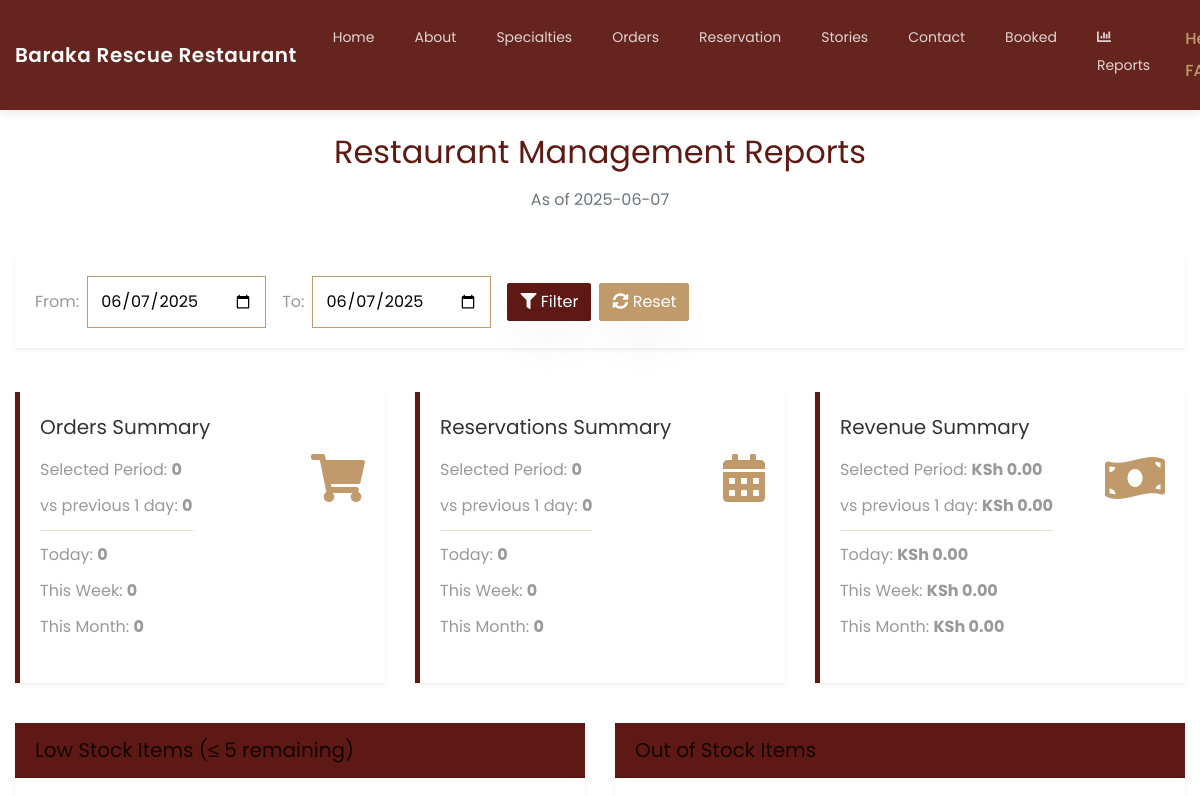
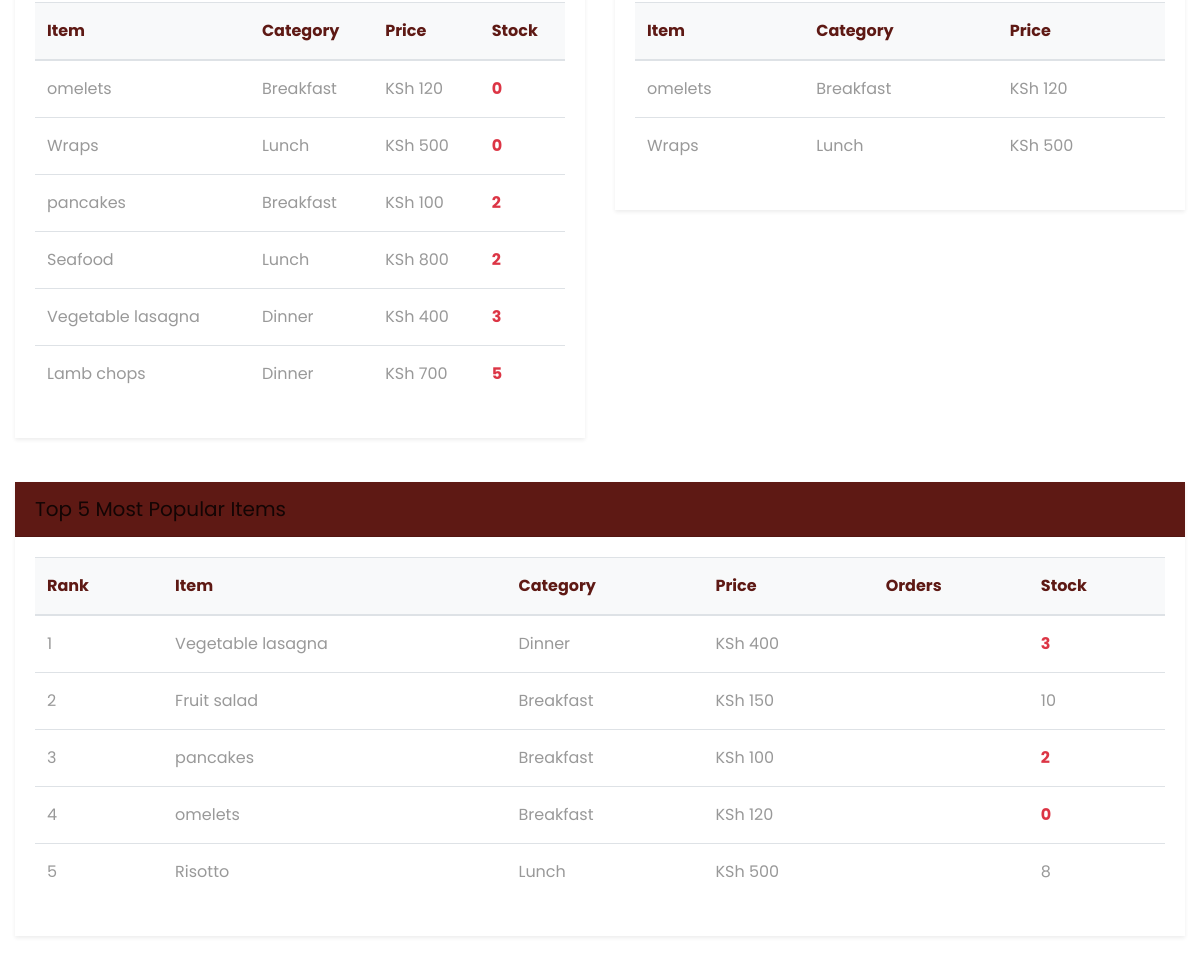
Page /reports/ (signed in) on the earlier database version (2 pictures, top to bottom).
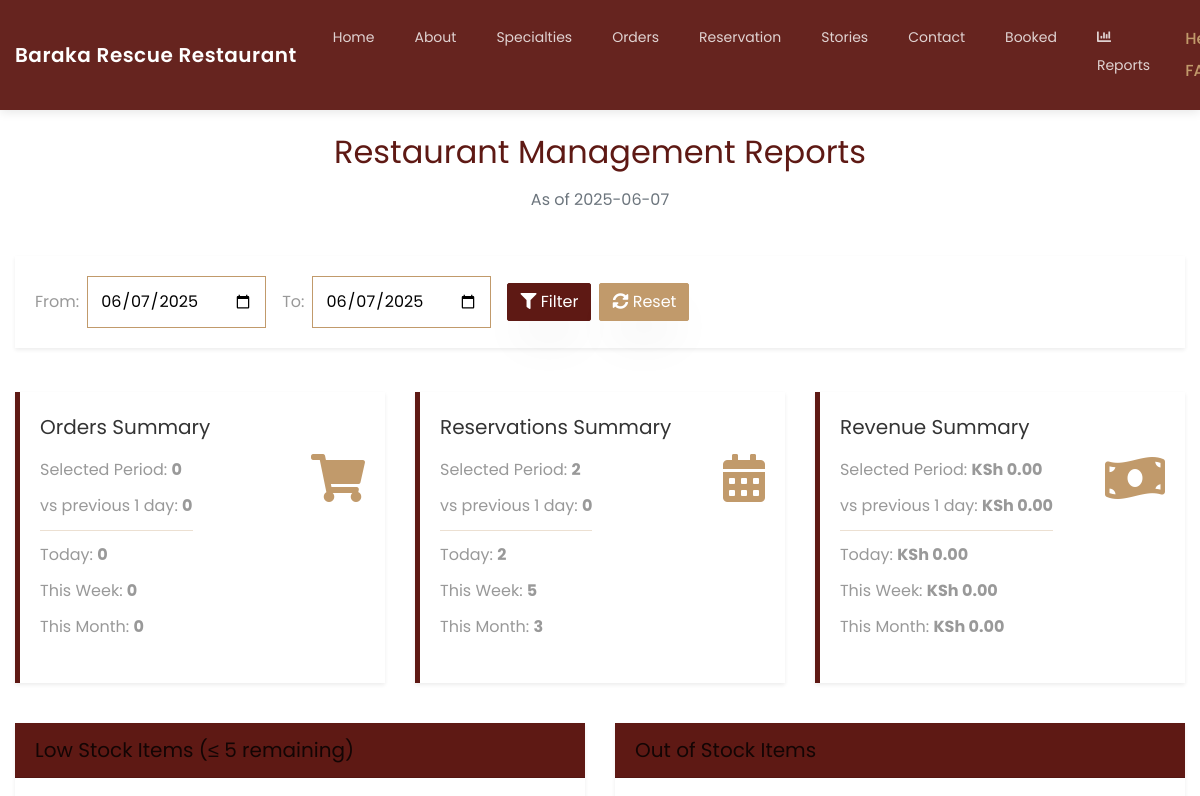
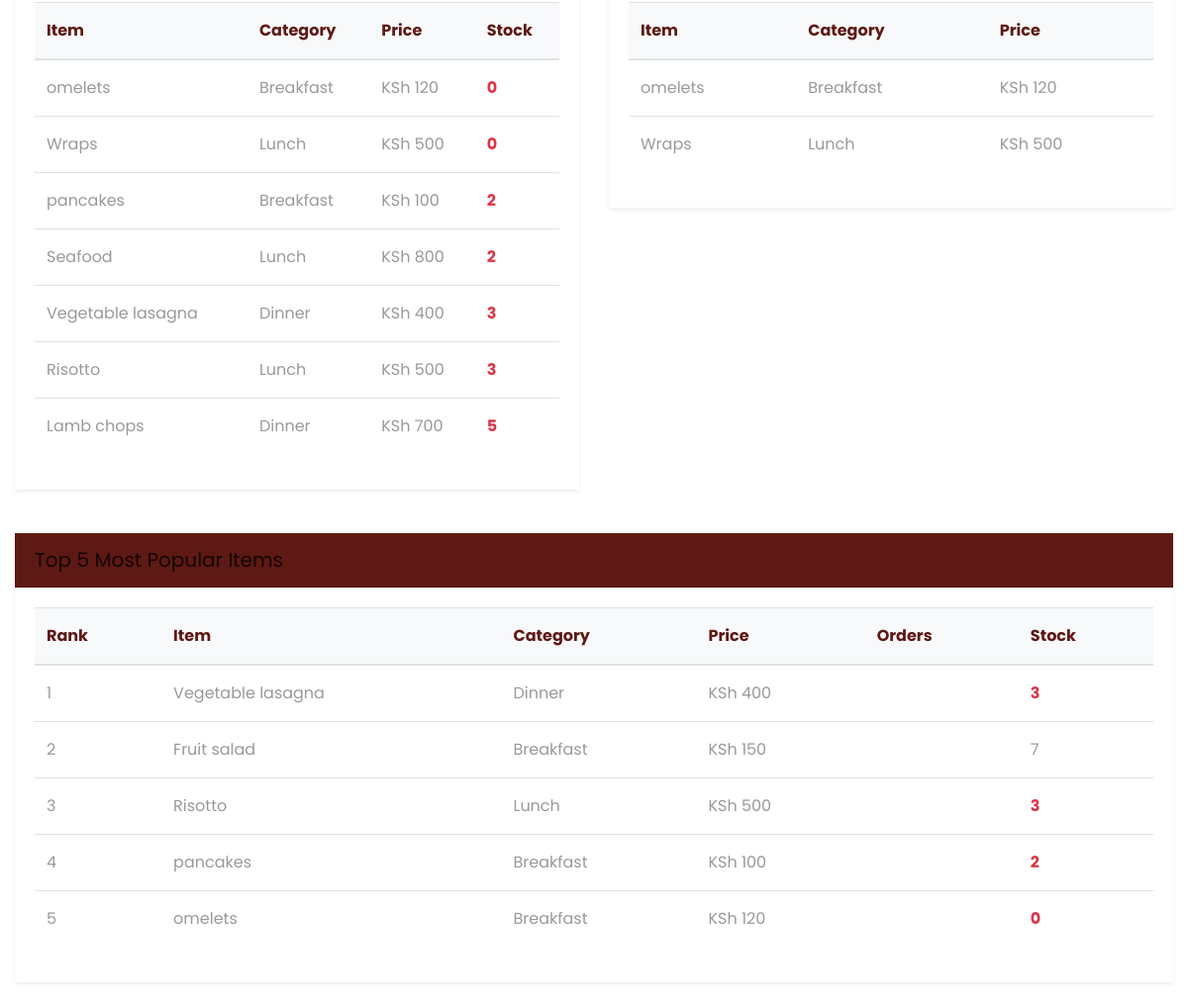
Same page on the later database version (2 pictures, top to bottom).
### restaurant/models.py (models this page shows, shortened)
class Ourmenu(models.Model):
    category_options = [
        ('breakfast', 'Breakfast'),
        ('lunch', 'Lunch'),
        ('dinner', 'Dinner'),
        ('dessert', 'Dessert'),
        ('winecard', 'Winecard'),
        ('drinks', 'Drinks')
    ]
    foodname = models.CharField(max_length=50, blank=False, null=False)
    category = models.CharField(max_length=50, choices=category_options, default='dinner')
    foodimage = models.ImageField(upload_to='ourmenu')
    description = models.CharField(max_length=200, blank=False, null=False)
    price = models.PositiveIntegerField()
    stock = models.PositiveIntegerField(default=10)

### restaurant/views.py (the view)
# urls.py: path('reports/', reports, name='reports'),
@login_required
@user_passes_test(is_admin)
def reports(request):
    today = timezone.now().date()
    start_date = request.GET.get('start_date', today.strftime('%Y-%m-%d'))
    end_date = request.GET.get('end_date', today.strftime('%Y-%m-%d'))
    try:
        start_date = datetime.strptime(start_date, '%Y-%m-%d').date()
        end_date = datetime.strptime(end_date, '%Y-%m-%d').date()
    except (ValueError, TypeError):
        start_date = today
        end_date = today
    period_days = (end_date - start_date).days + 1
    previous_start = start_date - timedelta(days=period_days)
    previous_end = start_date - timedelta(days=1)
    last_7_days = today - timedelta(days=7)
    this_month_start = today.replace(day=1)
    current_orders = Order.objects.filter(order_date__date__gte=start_date, order_date__date__lte=end_date)
    previous_orders = Order.objects.filter(order_date__date__gte=previous_start, order_date__date__lte=previous_end)
    current_orders_count = current_orders.count()
    previous_orders_count = previous_orders.count()
    daily_orders = Order.objects.filter(order_date__date=today).count()
    weekly_orders = Order.objects.filter(order_date__date__gte=last_7_days).count()
    monthly_orders = Order.objects.filter(order_date__date__gte=this_month_start).count()
    current_revenue = current_orders.annotate(
        order_total=F('menu_item__price') * F('quantity')
    ).aggregate(total=Sum('order_total'))['total'] or 0
    previous_revenue = previous_orders.annotate(
        order_total=F('menu_item__price') * F('quantity')
    ).aggregate(total=Sum('order_total'))['total'] or 0
    daily_revenue = Order.objects.filter(order_date__date=today).annotate(
        order_total=F('menu_item__price') * F('quantity')
    ).aggregate(total=Sum('order_total'))['total'] or 0
    weekly_revenue = Order.objects.filter(order_date__date__gte=last_7_days).annotate(
        order_total=F('menu_item__price') * F('quantity')
    ).aggregate(total=Sum('order_total'))['total'] or 0
    monthly_revenue = Order.objects.filter(order_date__date__gte=this_month_start).annotate(
        order_total=F('menu_item__price') * F('quantity')
    ).aggregate(total=Sum('order_total'))['total'] or 0
    revenue_change = ((current_revenue - previous_revenue) / previous_revenue) * 100 if previous_revenue else 0
    orders_change = ((
                                 current_orders_count - previous_orders_count) / previous_orders_count) * 100 if previous_orders_count else 0
    current_reservations_count = Reservation.objects.filter(date__gte=start_date, date__lte=end_date).count()
    previous_reservations_count = Reservation.objects.filter(date__gte=previous_start, date__lte=previous_end).count()
    daily_reservations = Reservation.objects.filter(date=today).count()
    weekly_reservations = Reservation.objects.filter(date__gte=last_7_days).count()
    monthly_reservations = Reservation.objects.filter(date__gte=this_month_start).count()
    reservation_change = ((
                                      current_reservations_count - previous_reservations_count) / previous_reservations_count) * 100 if previous_reservations_count else 0
    low_stock_items = Ourmenu.objects.filter(stock__lte=5).order_by('stock')
    out_of_stock_items = Ourmenu.objects.filter(stock=0)
    popular_items = Ourmenu.objects.annotate(
        total_ordered=Sum('order__quantity')
    ).order_by('-total_ordered')[:5]
    context = {
        'daily_orders': daily_orders,
        'weekly_orders': weekly_orders,
        'monthly_orders': monthly_orders,
        'daily_revenue': daily_revenue,
        'weekly_revenue': weekly_revenue,
        'monthly_revenue': monthly_revenue,
        'daily_reservations': daily_reservations,
        'weekly_reservations': weekly_reservations,
        'monthly_reservations': monthly_reservations,
        'current_orders_count': current_orders_count,
        'current_reservations_count': current_reservations_count,
        'current_revenue': current_revenue,
        'revenue_change': revenue_change,
        'orders_change': orders_change,
        'reservation_change': reservation_change,
        'previous_orders_count': previous_orders_count,
        'previous_reservations_count': previous_reservations_count,
        'previous_revenue': previous_revenue,
        'period_days': period_days,
        'low_stock_items': low_stock_items,
        'out_of_stock_items': out_of_stock_items,
        'popular_items': popular_items,
        'today': today.strftime('%Y-%m-%d'),
        'start_date': start_date.strftime('%Y-%m-%d'),
        'end_date': end_date.strftime('%Y-%m-%d'),
    }
    return render(request, 'reports.html', context)

### restaurant/views.py (called while the page is built)
def is_admin(user):
    return user.is_superuser

### restaurant/templates/reports.html (shortened to what the changed rows need)
{% extends 'common.html' %}
{% load static %}
{% block body %}
<div class="container mt-5">
    <div class="row mb-4">
        <div class="col-md-12">
            <h2 class="text-center" style="color: #5E1914;">Restaurant Management Reports</h2>
        </div>
    </div>
    <div class="row mb-4">
        <div class="col-md-4 mb-3">
            <div class="card h-100 shadow-sm" style="border-left: 5px solid #5E1914;">
                <div class="card-body">
                    <div class="d-flex justify-content-between">
                        <div>
                            <p class="mb-1">Selected Period: <strong>{{ current_reservations_count }}</strong>
                            </p>
                            <p class="mb-1">Today: <strong>{{ daily_reservations }}</strong></p>
                            <p class="mb-1">This Week: <strong>{{ weekly_reservations }}</strong></p>
                            <p class="mb-0">This Month: <strong>{{ monthly_reservations }}</strong></p>
                        </div>
                    </div>
                </div>
            </div>
        </div>
    </div>
    <div class="row mb-4">
        <div class="col-md-6">
            <div class="card shadow-sm">
                <div class="card-body">
                    {% if low_stock_items %}
                    <div class="table-responsive">
                        <table class="table table-hover">
                            <thead>
                                <tr>
                                    <th>Item</th>
                                    <th>Category</th>
                                    <th>Price</th>
                                    <th>Stock</th>
                                </tr>
                            </thead>
                            <tbody>
                                {% for item in low_stock_items %}
                                <tr>
                                    <td>{{ item.foodname }}</td>
                                    <td>{{ item.get_category_display }}</td>
                                    <td>KSh {{ item.price }}</td>
                                    <td class="text-danger font-weight-bold">{{ item.stock }}</td>
                                </tr>
                                {% endfor %}
                            </tbody>
                        </table>
                    </div>
                    {% else %}
                    <div class="alert alert-success">
                        <i class="fas fa-check-circle"></i> No low stock items!
                    </div>
                    {% endif %}
                </div>
            </div>
        </div>
        <div class="col-md-6">
            <div class="card shadow-sm">
                <div class="card-body">
                    {% if out_of_stock_items %}
                    <div class="table-responsive">
                        <table class="table table-hover">
                            <thead>
                                <tr>
                                    <th>Item</th>
                                    <th>Category</th>
                                    <th>Price</th>
                                </tr>
                            </thead>
                            <tbody>
                                {% for item in out_of_stock_items %}
                                <tr>
                                    <td>{{ item.foodname }}</td>
                                    <td>{{ item.get_category_display }}</td>
                                    <td>KSh {{ item.price }}</td>
                                </tr>
                                {% endfor %}
                            </tbody>
                        </table>
                    </div>
                    {% else %}
                    <div class="alert alert-success">
                        <i class="fas fa-check-circle"></i> All items are in stock!
                    </div>
                    {% endif %}
                </div>
            </div>
        </div>
    </div>
    <div class="row">
        <div class="col-md-12">
            <div class="card shadow-sm">
                <div class="card-body">
                    {% if popular_items %}
                    <div class="table-responsive">
                        <table class="table table-hover">
                            <thead>
                                <tr>
                                    <th>Rank</th>
                                    <th>Item</th>
                                    <th>Category</th>
                                    <th>Price</th>
                                    <th>Orders</th>
                                    <th>Stock</th>
                                </tr>
                            </thead>
                            <tbody>
                                {% for item in popular_items %}
                                <tr>
                                    <td>{{ forloop.counter }}</td>
                                    <td>{{ item.foodname }}</td>
                                    <td>{{ item.get_category_display }}</td>
                                    <td>KSh {{ item.price }}</td>
                                    <td>{{ item.order_count }}</td>
                                    <td {% if item.stock <= 5 %}class="text-danger font-weight-bold"{% endif %}>
                                        {{ item.stock }}
                                    </td>
                                </tr>
                                {% endfor %}
                            </tbody>
                        </table>
                    </div>
                    {% else %}
                    <div class="alert alert-warning">
                        <i class="fas fa-info-circle"></i> No order data available yet.
                    </div>
                    {% endif %}
                </div>
            </div>
        </div>
    </div>
</div>
<link rel="stylesheet" href="https://cdnjs.cloudflare.com/ajax/libs/font-awesome/5.15.4/css/all.min.css">
{% endblock %}

Differences in the rows shown:
now on one of the page's lists (row edited): Ourmenu: foodname "Risotto", category "Lunch", price "500", stock "3"
changed Ourmenu "Risotto": stock "8" → "3"; moves up the list
changed Ourmenu "Fruit salad": stock "10" → "7"
Other differences:
{{ current_reservations_count }}: "0" → "2"
{{ daily_reservations }}: "0" → "2"
{{ weekly_reservations }}: "0" → "5"
{{ monthly_reservations }}: "0" → "3"
